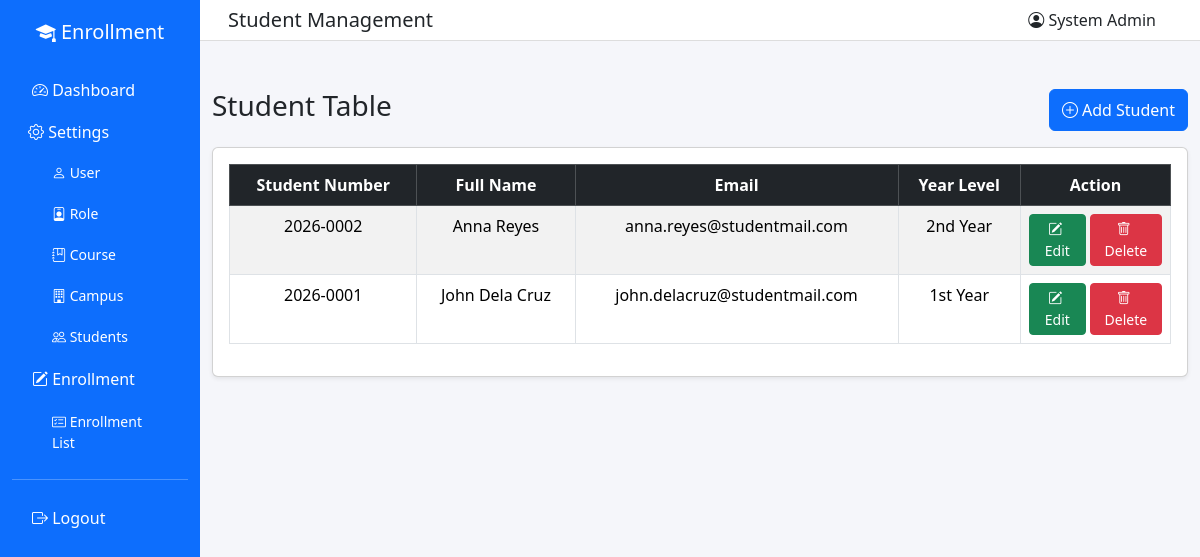
The page /frontend/students.php (signed in) on the database its author committed.
### tables this page shows
CREATE TABLE `students` (
  `studentID` int(11) NOT NULL AUTO_INCREMENT,
  `studentNo` varchar(50) NOT NULL,
  `fullName` varchar(120) NOT NULL,
  `email` varchar(120) NOT NULL,
  `yearLevel` varchar(30) NOT NULL,
  `dateCreated` timestamp NOT NULL DEFAULT current_timestamp(),
  `dateDeleted` date DEFAULT NULL,
  PRIMARY KEY (`studentID`),
  UNIQUE KEY `uq_students_studentNo` (`studentNo`),
  UNIQUE KEY `uq_students_email` (`email`)
);

### frontend/students.php (the view, shortened to what this page needs)
<?php
require_once '../backend/database.php';
?>
<!DOCTYPE html>
<html lang="en">
<head>
<link href="https://cdn.jsdelivr.net/npm/bootstrap@5.3.2/dist/css/bootstrap.min.css" rel="stylesheet">
<link rel="stylesheet" href="https://cdn.jsdelivr.net/npm/bootstrap-icons@1.11.1/font/bootstrap-icons.css">
</head>
<body>
<div class="container-fluid">
<div class="row">
<?php include "nav.php"; ?>
<div class="col-md-10 p-0">
<nav class="navbar navbar-expand-lg topbar px-3">
<div class="container-fluid">
<h5 class="mb-0">Student Management</h5>
<div class="ms-auto"><span class="me-3"><i class="bi bi-person-circle"></i> <?php echo htmlspecialchars($_SESSION['fullName'] ?? 'User'); ?></span></div>
</div>
</nav>
<div class="container mt-5">
<div class="d-flex justify-content-between mb-3">
<h3>Student Table</h3>
<button class="btn btn-primary" data-bs-toggle="modal" data-bs-target="#addStudentModal"><i class="bi bi-plus-circle me-1"></i>Add Student</button>
</div>
<div class="card shadow-sm">
<div class="card-body">
<table class="table table-bordered table-striped text-center">
<thead class="table-dark">
<tr>
<th>Student Number</th>
<th>Full Name</th>
<th>Email</th>
<th>Year Level</th>
<th width="150">Action</th>
</tr>
</thead>
<tbody>
<?php
$result = mysqli_query($conn, "SELECT * FROM students WHERE dateDeleted IS NULL ORDER BY studentID DESC");
while ($row = mysqli_fetch_assoc($result)) {
    echo "<tr>";
    echo "<td>" . $row['studentNo'] . "</td>";
    echo "<td>" . $row['fullName'] . "</td>";
    echo "<td>" . $row['email'] . "</td>";
    echo "<td>" . $row['yearLevel'] . "</td>";
    echo '<td>
        <div class="d-inline-flex gap-1">
            <button class="btn btn-sm btn-success" data-bs-toggle="modal" data-bs-target="#editStudentModal' . $row['studentID'] . '"><i class="bi bi-pencil-square me-1"></i>Edit</button>
            <button class="btn btn-sm btn-danger" data-bs-toggle="modal" data-bs-target="#deleteStudentModal' . $row['studentID'] . '"><i class="bi bi-trash me-1"></i>Delete</button>
        </div>
    </td>';
    echo "</tr>";
}
?>
</tbody>
</table>
</div>
</div>
</div>
</div>
</div>
</div>
</body>
</html>

### frontend/students.php (style rules this page uses)
body { background:#f5f6fa; }
.topbar { background:white;border-bottom:1px solid #ddd; }

### rows shown on the page
students: studentNo "2026-0002", fullName "Anna Reyes", email "anna.reyes@studentmail.com", yearLevel "2nd Year"
students: studentNo "2026-0001", fullName "John Dela Cruz", email "john.delacruz@studentmail.com", yearLevel "1st Year"

### other values the page prints
$_SESSION['fullName'] "System Admin"
